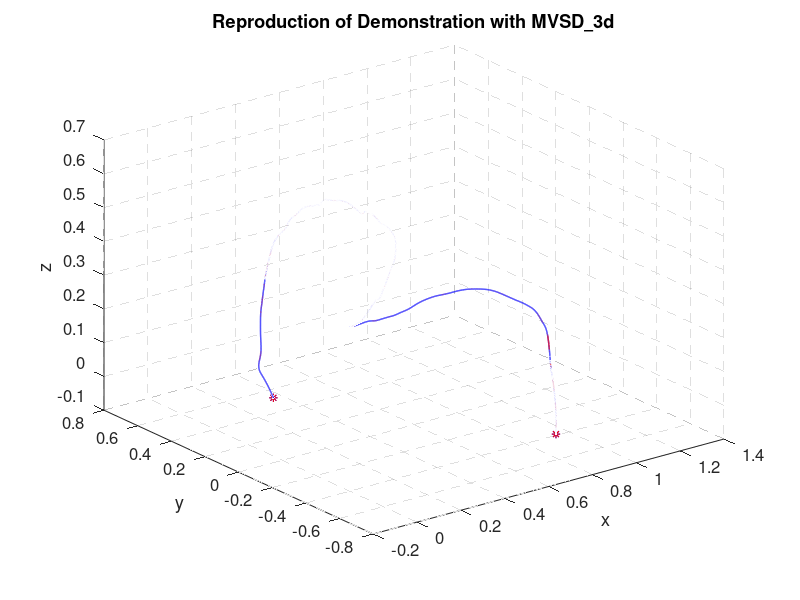
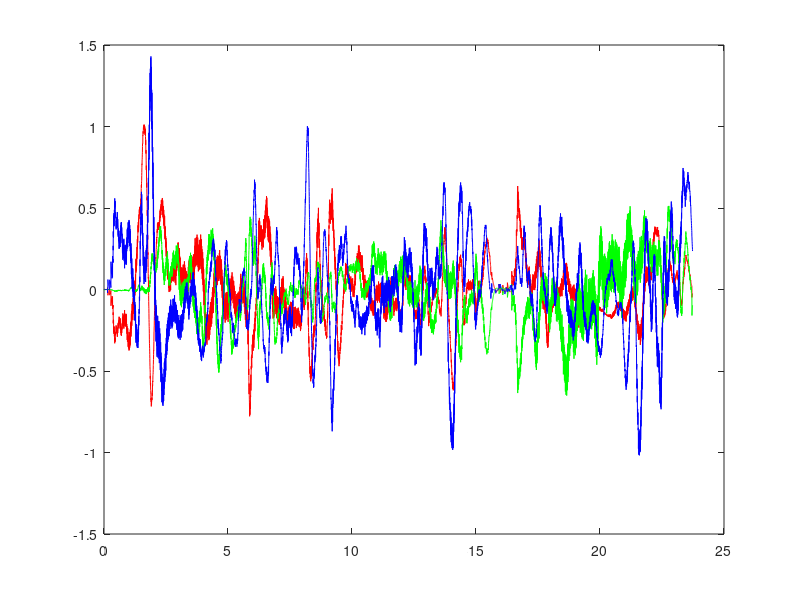

These charts were generated, in order, by the following MATLAB code:
clear; close all; clc;
%% parameters
%%%%%%%%%%%%%%%%%%%%%%%%%%%%%%%%%%%%%%%%%%%%%%%%%%%%%%%%%%%%%%%%%%%%%%%%%%%
kp = 500; % 800
kv = 1*(2*kp)^.5; % 1*(2*kp)^.5

%% initiation
%%%%%%%%%%%%%%%%%%%%%%%%%%%%%%%%%%%%%%%%%%%%%%%%%%%%%%%%%%%%%%%%%%%%%%%%%%%
dt = 0.002;

load('Data/demot4');
load('Data/demox4.mat');
load('Data/demoy4.mat');
load('Data/demoz4.mat');
t = t_1;
demo_x = x_1;
demo_y = y_1;
demo_z = z_1;

R_search = 50;% 10, 50
steps = 8000;% 40000, 10000
n_steps_forward = 40; % 10, 40
R_search_start = 1;
R_search_end = R_search; 
index_data = zeros(2,1);
index_data(1,1) = 1; 
index_data(2,1) = +inf; 

x_end = demo_x(end) + 0.0;
y_end = demo_y(end) + 0.0;
z_end = demo_z(end) + 0.0;

xdd = 0;
xd = 0;
x = demo_x(1,1);

ydd = 0;
yd = 0;
y = demo_y(1,1);

zdd = 0;
zd = 0;
z = demo_z(1,1);

x_d = demo_x(1,1);
y_d = demo_y(1,1);
z_d = demo_z(1,1);

repro_x = zeros(steps,1);
repro_y = zeros(steps,1);
repro_z = zeros(steps,1);

repro_x(1,1) = x;
repro_y(1,1) = y;
repro_z(1,1) = z;

repro_xdd = zeros(steps,1);
repro_ydd = zeros(steps,1);
repro_zdd = zeros(steps,1);

repro_xdd(1,1) = xdd;
repro_ydd(1,1) = ydd;
repro_zdd(1,1) = zdd;

%% search and integration
%%%%%%%%%%%%%%%%%%%%%%%%%%%%%%%%%%%%%%%%%%%%%%%%%%%%%%%%%%%%%%%%%%%%%%%%%%%
% while 1 
for i = 1:steps
    for j = R_search_start:R_search_end 
        s = (demo_x(j) - x)^2 + (demo_y(j) - y)^2 + (demo_z(j) - z)^2;
        if s <= index_data(2,1) % '='forcing data moving ahead
            index_data(2,1) = s;
            index_data(1,1) = j;
        end
        R_search_start = index_data(1,1) - R_search;
        if R_search_start < 1
            R_search_start = 1;
        end
        R_search_end = index_data(1,1) + R_search;
        if R_search_end > length(t)
            R_search_end = length(t);
        end
    end
    
    if index_data(1,1)+n_steps_forward <= length(t)
        x_d = demo_x(index_data(1,1)+n_steps_forward);
        y_d = demo_y(index_data(1,1)+n_steps_forward);
        z_d = demo_z(index_data(1,1)+n_steps_forward);
    else
        x_d = demo_x(length(t));
        y_d = demo_y(length(t));
        z_d = demo_z(length(t));
    end
    
%     index_data(1,1)
    
    x = x + xd*dt;
    xd = xd + xdd*dt;
    xdd = kp*(x_d-x) - kv*xd; % vsd_time_invariant
    
    y = y + yd*dt;
    yd = yd + ydd*dt;
    ydd = kp*(y_d-y) - kv*yd; % vsd_time_invariant
    
    z = z + zd*dt;
    zd = zd + zdd*dt;
    zdd = kp*(z_d-z) - kv*zd; % vsd_time_invariant
    
    repro_x(i+1) = x;
    repro_y(i+1) = y;
    repro_z(i+1) = z;
    
    repro_xdd(i+1) = xdd;
    repro_ydd(i+1) = ydd;
    repro_zdd(i+1) = zdd;
    
    index_data(2,1) = +inf;
end

%% plotting
%%%%%%%%%%%%%%%%%%%%%%%%%%%%%%%%%%%%%%%%%%%%%%%%%%%%%%%%%%%%%%%%%%%%%%%%%%%
figure;
plot3(demo_x, demo_y, demo_z, 'b', 'LineWidth',1);
hold on;
plot3(demo_x(1,1), demo_y(1,1), demo_z(1,1), 'b*'); 
hold on;
plot3(demo_x(end), demo_y(end), demo_z(end), 'b*');
hold on;
plot3(repro_x, repro_y, repro_z, 'r', 'LineWidth',1);
hold on;
plot3(repro_x(1,1), repro_y(1,1), repro_z(1,1), 'r*');
hold on;
plot3(x_end, y_end, z_end, 'r*');
hold on;
title('Reproduction of Demonstration with MVSD\_3d');
xlabel('x','fontsize',18);
ylabel('y','fontsize',18);
zlabel('z','fontsize',18);
set(gca,'FontSize',12);
grid on;
set(gca, 'GridLineStyle' ,'--');
% axis equal;

figure;
plot(t(end)/(steps+1):t(end)/(steps+1):t(end),repro_xdd, 'r');
hold on;
plot(t(end)/(steps+1):t(end)/(steps+1):t(end),repro_ydd, 'g');
hold on;
plot(t(end)/(steps+1):t(end)/(steps+1):t(end),repro_zdd, 'b');
hold on;
